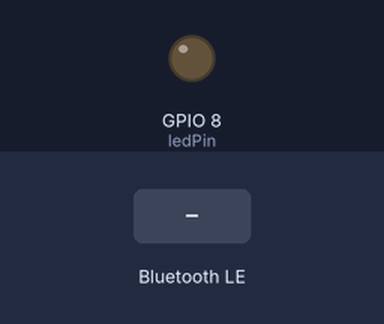
This sketch was run on a simulated ESP32-S3. Parts: output pins drawn as LEDs (lit = HIGH). The inputs (shaded band) are chosen by the test bench. Nothing arrives over Bluetooth unless stated; a phone connects over Bluetooth LE 3 s after start; what the sketch prints to the serial monitor is not drawn.

Above: at 1.2 s.
1.3 s: Bluetooth LE write "1" received
At 1.8 s:
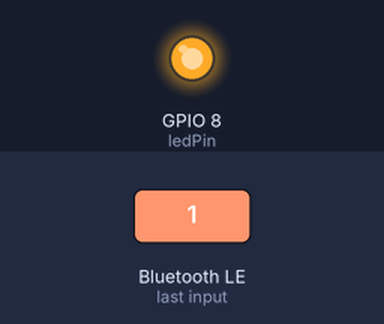
2.8 s: Bluetooth LE write "0" received
At 4.0 s:
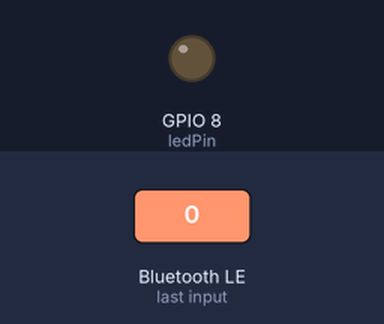
4.3 s: Bluetooth LE write "2" received
At 5.2 s:
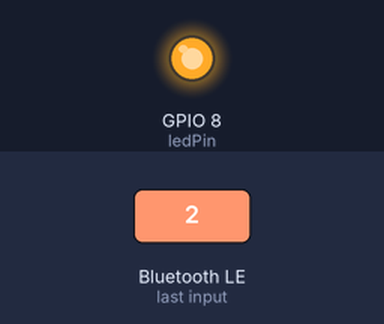
Timing chart, 0 to 7.3 s (numbered marks = the images above; inputs shaded):
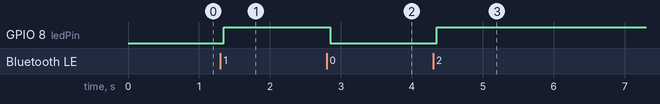

The sketch:

webble.ino
```cpp
// (licence header left out)
#include <BLEDevice.h>
#include <BLEServer.h>
#include <BLEUtils.h>
#include <BLE2902.h>

BLEServer* pServer = NULL;
BLECharacteristic* pSensorCharacteristic = NULL;
BLECharacteristic* pLedCharacteristic = NULL;
bool deviceConnected = false;
bool oldDeviceConnected = false;
uint32_t value = 0;
bool ledState = 0;

const int ledPin = 8; // Use the appropriate GPIO pin for your setup

// See the following for generating UUIDs:
// https://www.uuidgenerator.net/
#define SERVICE_UUID        "19b10000-e8f2-537e-4f6c-d104768a1214"
#define SENSOR_CHARACTERISTIC_UUID "19b10001-e8f2-537e-4f6c-d104768a1214"
#define LED_CHARACTERISTIC_UUID "19b10002-e8f2-537e-4f6c-d104768a1214"

class MyServerCallbacks: public BLEServerCallbacks {
  void onConnect(BLEServer* pServer) {
    deviceConnected = true;
  };

  void onDisconnect(BLEServer* pServer) {
    deviceConnected = false;
  }
};

class MyCharacteristicCallbacks : public BLECharacteristicCallbacks {
  void onWrite(BLECharacteristic* pLedCharacteristic) {
    std::string value = pLedCharacteristic->getValue();

    if(value.length()>0){
        Serial.print("Value: ");
        for (int i = 0; i < value.length(); i++)
        Serial.print(value[i]);
    }

    // Serial.println(value.length());
    // Serial.println(value.c_str());

    ledState=!ledState;
    digitalWrite(ledPin,ledState);
  }
};

void setup() {
  Serial.begin(115200);
  pinMode(ledPin, OUTPUT);

  // Create the BLE Device
  BLEDevice::init("Activity Tracker");

  // Create the BLE Server
  pServer = BLEDevice::createServer();
  pServer->setCallbacks(new MyServerCallbacks());

  // Create the BLE Service
  BLEService *pService = pServer->createService(SERVICE_UUID);

  // Create a BLE Characteristic
  pSensorCharacteristic = pService->createCharacteristic(
                      SENSOR_CHARACTERISTIC_UUID,
                      BLECharacteristic::PROPERTY_READ   |
                      BLECharacteristic::PROPERTY_WRITE  |
                      BLECharacteristic::PROPERTY_NOTIFY |
                      BLECharacteristic::PROPERTY_INDICATE
                    );

  // Create the ON button Characteristic
  pLedCharacteristic = pService->createCharacteristic(
                      LED_CHARACTERISTIC_UUID,
                      BLECharacteristic::PROPERTY_WRITE |
                      BLECharacteristic::PROPERTY_READ |
                      BLECharacteristic::PROPERTY_NOTIFY |
                      BLECharacteristic::PROPERTY_INDICATE

                    );

  // Register the callback for the ON button characteristic
  pLedCharacteristic->setCallbacks(new MyCharacteristicCallbacks());

  // https://www.bluetooth.com/specifications/gatt/viewer?attributeXmlFile=org.bluetooth.descriptor.gatt.client_characteristic_configuration.xml
  // Create a BLE Descriptor
  pSensorCharacteristic->addDescriptor(new BLE2902());
  pLedCharacteristic->addDescriptor(new BLE2902());

  // Start the service
  pService->start();

  // Start advertising
  BLEAdvertising *pAdvertising = BLEDevice::getAdvertising();
  pAdvertising->addServiceUUID(SERVICE_UUID);
  pAdvertising->setScanResponse(false);
  pAdvertising->setMinPreferred(0x0);  // set value to 0x00 to not advertise this parameter
  BLEDevice::startAdvertising();
  Serial.println("Waiting a client connection to notify...");
}

void loop() {
  // notify changed value
  if (deviceConnected) {
    pSensorCharacteristic->setValue(String(value).c_str());
    pSensorCharacteristic->notify();
    value++;
    Serial.print("New value notified: ");
    Serial.println(value);
    delay(3000); // bluetooth stack will go into congestion, if too many packets are sent, in 6 hours test i was able to go as low as 3ms
  }
  // disconnecting
  if (!deviceConnected && oldDeviceConnected) {
    Serial.println("Device disconnected.");
    delay(500); // give the bluetooth stack the chance to get things ready
    pServer->startAdvertising(); // restart advertising
    Serial.println("Start advertising");
    oldDeviceConnected = deviceConnected;
  }
  // connecting
  if (deviceConnected && !oldDeviceConnected) {
    // do stuff here on connecting
    oldDeviceConnected = deviceConnected;
    Serial.println("Device Connected");
  }
}
```

Measured:
- after the input at 1.3 s, GPIO 8 (ledPin): LOW → HIGH after 0.05 s
- after the input at 2.8 s, GPIO 8 (ledPin): HIGH → LOW after 0.05 s
- after the input at 4.3 s, GPIO 8 (ledPin): LOW → HIGH after 0.05 s
